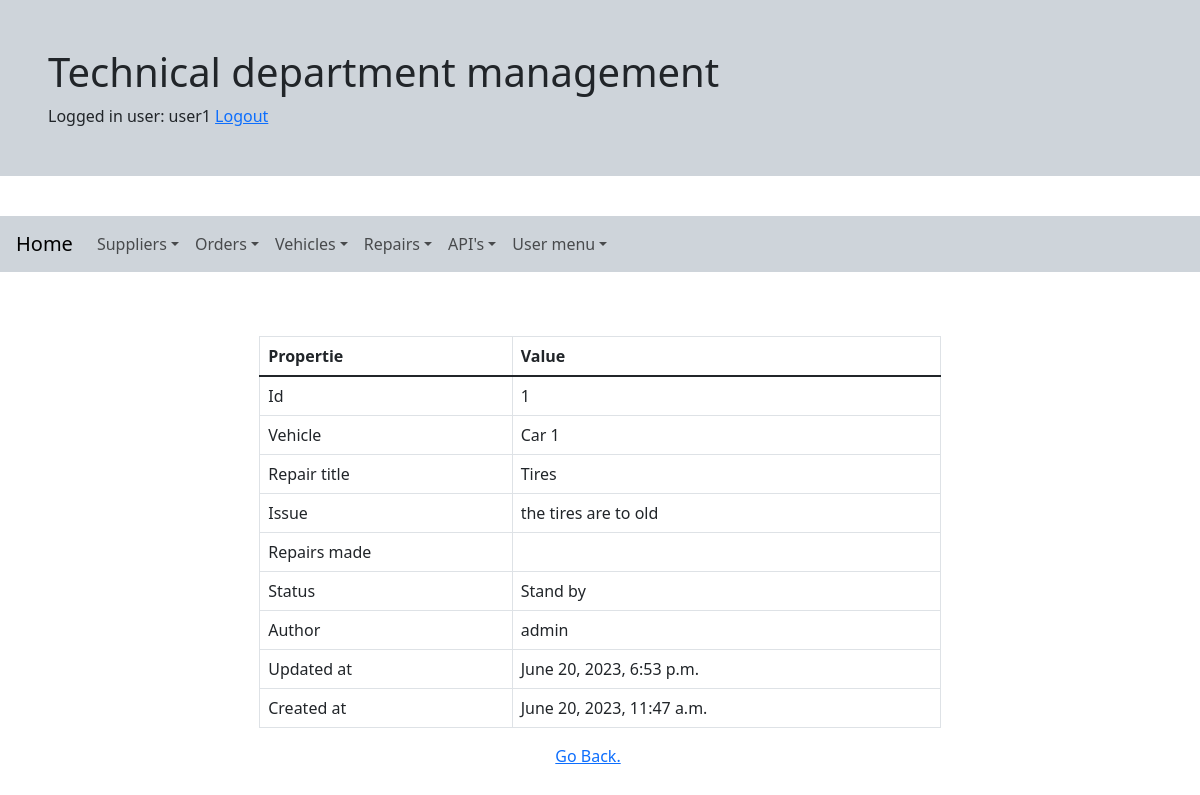
The app's page /repair_detail/1/ (signed in) with its own data.
### accounts/models.py (models this page shows)
class CustomUser(AbstractUser):
    is_technician = models.BooleanField(default=False, null=True)
    is_orderer = models.BooleanField(default=False, null=True)
    is_observer = models.BooleanField(default=False, null=True)
    def __str__(self):
        return self.username

### workshop/models.py (models this page shows, shortened)
class Repair(models.Model):
    REPAIR_STATUS = (
        ('Waiting parts', 'Waiting parts'),
        ('Stand by', 'Stand by'),
        ('Incomplete', 'Incomplete'),
        ('Completed', 'Completed'),
        ('Cancelled', 'Cancelled')
    )
    repair_title = models.CharField(max_length=50)
    broken_vehicle = models.ForeignKey(Vehicle, on_delete=models.CASCADE)
    issue = models.TextField(max_length=500)
    repairs_made = models.TextField(null=True,blank=True, max_length=250)
    repair_status = models.CharField(max_length=20, default="Stand by", choices=REPAIR_STATUS, null=False)
    author = models.ForeignKey(settings.AUTH_USER_MODEL, on_delete=models.CASCADE)
    created_at = models.DateTimeField(auto_now_add=True)
    updated_at = models.DateTimeField(auto_now=True)

class Vehicle(models.Model):
    vehicle_id = models.CharField(max_length=30, null=False, unique=True)
    vehicle_sn = models.CharField(max_length=30, unique=True)
    vehicle_type = models.CharField(max_length=30)
    def __str__(self):
        return self.vehicle_id

### workshop/views.py (the view, shortened to what this page needs)
# urls.py: path('repair_detail/<int:pk>/', login_required(RepairDetailView.as_view()), name='repair_detail'),
class RepairDetailView(DetailView):
  model = Repair
  fields = '__all__'

### templates/workshop/repair_detail.html (shortened to what this page needs)
{% extends "base.html" %}
{% block content %}
<div class="container" style="width: 60%;">
    <table class="table table-bordered">
        <thead>
            <tr>
                <th class=" col" scope="col">Propertie</th>
                <th class="col" scope="col">Value</th>
            </tr>
        </thead>
        <tbody class="table-group-divider">
            <tr>
                <td>Id</td>
                <td>{{ object.pk }}</td>
            </tr>
            <tr>
                <td>Vehicle</td>
                <td>{{ object.broken_vehicle }}</td>
            </tr>
            <tr>
                <td>Repair title</td>
                <td>{{ object.repair_title }}</td>
            </tr>
            <tr>
                <td>Issue</td>
                <td>{{ object.issue }}</td>
            </tr>
            <tr>
                <td>Repairs made</td>
                <td>{{ object.repairs_made }}</td>
            </tr>
            <tr>
                <td>Status</td>
                <td>{{ object.repair_status }}</td>
            </tr>
            <tr>
                <td>Author</td>
                <td>{{ object.author }}</td>
            </tr>
            <tr>
                <td>Updated at</td>
                <td>{{ object.updated_at }}</td>
            </tr>
            <tr>
                <td>Created at</td>
                <td>{{ object.created_at }}</td>
            </tr>
        </tbody>
    </table>
</div>
{% if object.author == request.user %}
<div class="row">
    <div class=" d-flex justify-content-center">
        <a class="btn btn-primary m-2" href="{% url 'repair_edit' object.pk %}">Edit</a>
        <a class="btn btn-danger m-2" href="{% url 'repair_delete' object.pk %}">Delete</a>
    </div>
</div>
<div class="row">
    <div class=" d-flex justify-content-center">
        <a href="{{request.META.HTTP_REFERER}}">Go Back.</a>
    </div>
</div>
{% else %}
<div class="row">
    <div class=" d-flex justify-content-center">
        <a href="{{request.META.HTTP_REFERER}}">Go Back.</a>
    </div>
</div>
{% endif %}
{% endblock %}

### templates/base.html (shortened to what this page needs)
{% load static %}
<html lang="en">
<head>
  <link href="https://cdn.jsdelivr.net/npm/bootstrap@5.3.0/dist/css/bootstrap.min.css" rel="stylesheet"
>
</head>
<div class="row mb-2">
  <div class="p-5 mb-4 bg-dark-subtle rounded-3">
    <div class="container" style="align-content: center">
      <h1>Technical department management</h1>
    </div>
    <div class="container" style="align-content: center">
      <span>
        {% if request.user.is_authenticated %}
        Logged in user: {{ request.user }}
        <a href="{% url  'logout' %}">Logout</a>
        {% else %}
        <a href="{% url 'login' %}">Login</a>
        {% endif %}
      </span>
    </div>
  </div>
</div>
<div class="row p-2 mb-2 ">
  <nav class="navbar navbar-expand-lg bg-dark-subtle p-2 mb-4">
    <div class="container-fluid">
      <a class="navbar-brand" href="{% url 'index' %}">Home</a>
      <div class="collapse navbar-collapse" id="myNavBar">
        <ul class="navbar-nav me-auto mb-2 mb-lg-0">
          <li class="nav-item dropdown">
            <a class="nav-link dropdown-toggle" data-bs-toggle="dropdown" href="#" role="button"
              aria-expanded="false">Suppliers</a>
          </li>
          <li class="nav-item dropdown">
            <a class="nav-link dropdown-toggle" data-bs-toggle="dropdown" href="#" role="button"
              aria-expanded="false">Orders</a>
          </li>
          <li class="nav-item dropdown">
            <a class="nav-link dropdown-toggle" data-bs-toggle="dropdown" href="#" role="button"
              aria-expanded="false">Vehicles</a>
          </li>
          <li class="nav-item dropdown">
            <a class="nav-link dropdown-toggle" data-bs-toggle="dropdown" href="#" role="button"
              aria-expanded="false">Repairs</a>
          </li>
          <li class="nav-item dropdown">
            <a class="nav-link dropdown-toggle" data-bs-toggle="dropdown" href="#" role="button"
              aria-expanded="false">API's</a>
          </li>
          <li class="nav-item dropdown">
            <a class="nav-link dropdown-toggle" data-bs-toggle="dropdown" href="#" role="button"
              aria-expanded="false">User menu</a>
          </li>
        </ul>
      </div>
    </div>
  </nav>
</div>
<div class="row p-4 mb-2">
  {% block content %}{% endblock %}
</div>
</body>
</html>

### records on screen
CustomUser: user "user1"
Repair: pk "1", broken_vehicle "Car 1", repair_title "Tires", issue "the tires are to old", repair_status "Stand by", author "admin", updated_at "June 20, 2023, 6:53 p.m.", created_at "June 20, 2023, 11:47 a.m."
